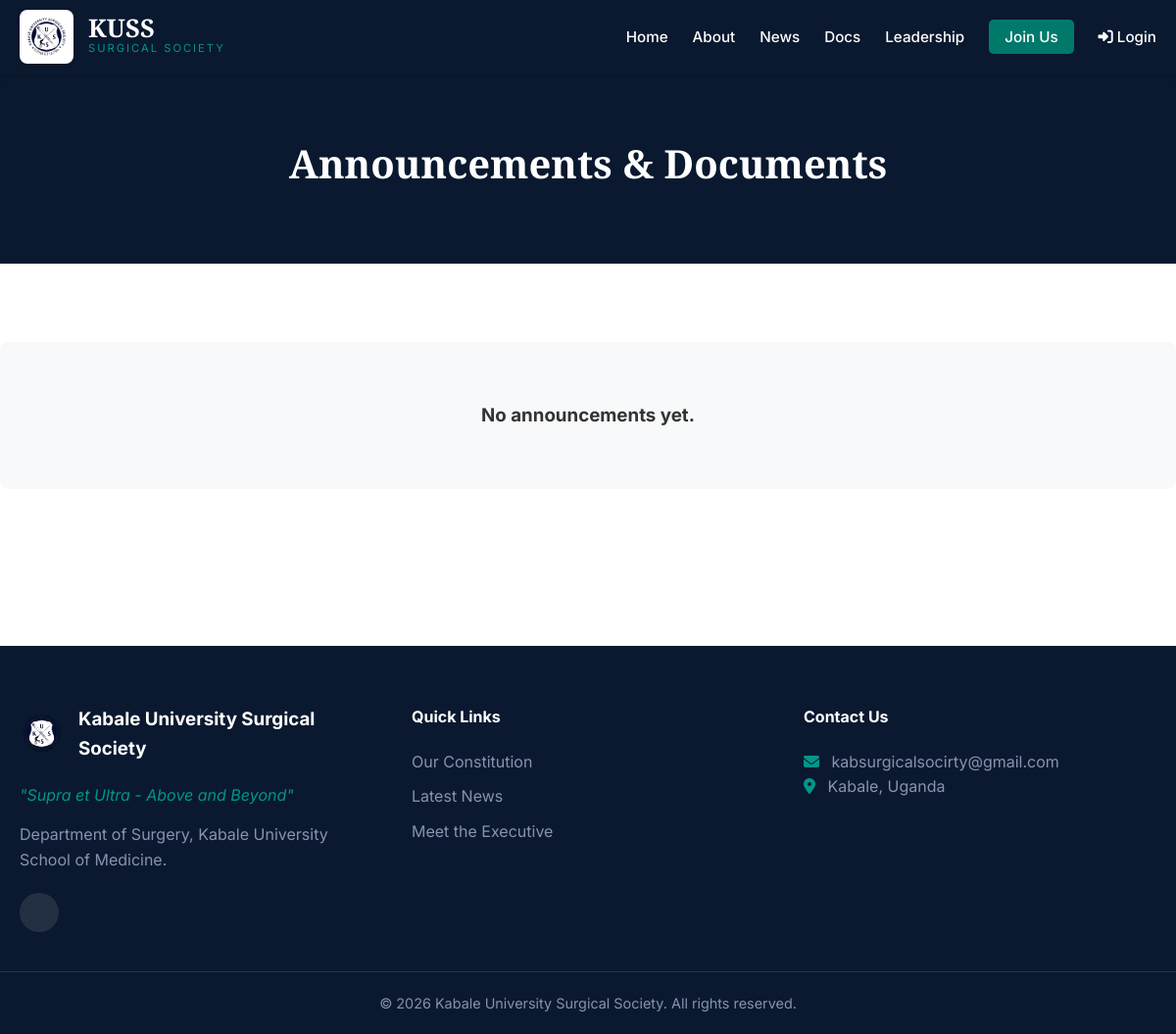
Page /announcements/ on the committed database.
### core/models.py (models this page shows, shortened)
class SiteSettings(models.Model):
    site_name = models.CharField(max_length=100, default="Kabale University Surgical Society")
    logo = models.FileField(upload_to='site_logos/', blank=True, null=True, help_text="Upload the official KUSS logo")
    motto = models.CharField(max_length=200, default="Supra et Ultra - Above and Beyond")
    contact_email = models.EmailField(default="info@kuss.ac.ug")
    contact_phone = models.CharField(max_length=20, blank=True, null=True, help_text="e.g., +256 700 123 456")
    contact_location = models.CharField(max_length=200, default="Kabale, Uganda")
    facebook_url = models.URLField(blank=True, null=True, help_text="Full URL to Facebook page")
    twitter_url = models.URLField(blank=True, null=True, help_text="Full URL to X/Twitter profile")
    instagram_url = models.URLField(blank=True, null=True, help_text="Full URL to Instagram profile")
    linkedin_url = models.URLField(blank=True, null=True, help_text="Full URL to LinkedIn page")
    class Meta:
        verbose_name = "Site Settings"
        verbose_name_plural = "Site Settings"
    @classmethod
    def load(cls):
        obj, created = cls.objects.get_or_create(pk=1)
        return obj

### core/views.py (the view)
# urls.py: path('announcements/', views.announcements_view, name='announcements'),
def announcements_view(request):
    announcements = Announcement.objects.all()
    settings = SiteSettings.load()
    return render(request, 'announcements.html', {'announcements': announcements, 'settings': settings})

### templates/announcements.html (shortened to what this page needs)
{% extends 'base.html' %}
{% block content %}
    <section class="page-header"><h1>Announcements & Documents</h1></section>
    <section class="section container">
        {% if announcements %}
            <div class="announcement-list">
                {% for doc in announcements %}
                    <div class="announcement-card">
                        <div class="announcement-details">
                            <h3>{{ doc.title }}</h3>
                            <p>{{ doc.description|default:"Official society document." }}</p>
                            <small>Published: {{ doc.created_at|date:"F d, Y" }}</small>
                        </div>
                        <a href="{{ doc.document.url }}" class="btn-download" download>Download File</a>
                    </div>
                {% endfor %}
            </div>
        {% else %}
            <div class="empty-state"><h3>No announcements yet.</h3></div>
        {% endif %}
    </section>
{% endblock %}

### templates/base.html (shortened to what this page needs)
<!DOCTYPE html>
<html lang="en">
<head>
    <link rel="stylesheet" href="https://cdnjs.cloudflare.com/ajax/libs/font-awesome/6.4.0/css/all.min.css">
</head>
<body>
    <nav class="navbar">
        <div class="nav-container">
            <a href="{% url 'home' %}" class="nav-logo">
                <img src="/media/KUSS_LOGO.png" alt="KUSS Logo">
                <div style="display: flex; flex-direction: column;">
                    <span class="logo-text">KUSS</span>
                    <span class="logo-sub">Surgical Society</span>
                </div>
            </a>
            <ul class="nav-menu">
                <li><a href="{% url 'home' %}" class="nav-link">Home</a></li>
                <li><a href="{% url 'about' %}" class="nav-link">About</a></li>
                <li><a href="{% url 'news' %}" class="nav-link">News</a></li>
                <li><a href="{% url 'announcements' %}" class="nav-link">Docs</a></li>
                <li><a href="{% url 'leadership' %}" class="nav-link">Leadership</a></li>
                <li><a href="{% url 'join' %}" class="nav-link nav-btn">Join Us</a></li>
                {% if request.session.member_id %}
                    <li><a href="{% url 'dashboard' %}" class="nav-link" style="color: var(--teal-light); font-weight: 700;"><i class="fa-solid fa-user-circle"></i> Portal</a></li>
                {% else %}
                    <li><a href="{% url 'login' %}" class="nav-link"><i class="fa-solid fa-right-to-bracket"></i> Login</a></li>
                {% endif %}
            </ul>
        </div>
    </nav>
    <main>{% block content %}{% endblock %}</main>
    <footer class="footer">
        <div class="footer-container">
            <div>
                <div class="footer-logo">
                    <img src="/media/KUSS_LOGO.png" alt="KUSS Logo">
                    <h3 style="margin: 0;">{% if settings %}{{ settings.site_name }}{% else %}Kabale University Surgical Society{% endif %}</h3>
                </div>
                <p class="motto">"{% if settings %}{{ settings.motto }}{% else %}Supra et Ultra - Above and Beyond{% endif %}"</p>
                <p>Department of Surgery, Kabale University School of Medicine.</p>
                {% if settings %}
                    <div class="social-links">
                        {% if settings.twitter_url %}
                            <a href="{{ settings.twitter_url }}" target="_blank" title="X/Twitter"></a>
                        {% endif %}
                    </div>
                {% endif %}
            </div>
            <div>
                <h4>Quick Links</h4>
                <ul>
                    <li><a href="{% url 'about' %}">Our Constitution</a></li>
                    <li><a href="{% url 'news' %}">Latest News</a></li>
                    <li><a href="{% url 'leadership' %}">Meet the Executive</a></li>
                </ul>
            </div>
            <div>
                <h4>Contact Us</h4>
                {% if settings %}
                    <p><i class="fa-solid fa-envelope" style="color: var(--teal-light); margin-right: 8px;"></i> {{ settings.contact_email }}</p>
                    <p><i class="fa-solid fa-location-dot" style="color: var(--teal-light); margin-right: 8px;"></i> {{ settings.contact_location }}</p>
                {% else %}
                    <p><i class="fa-solid fa-envelope" style="color: var(--teal-light); margin-right: 8px;"></i> kabsurgicalsociety@gmail.com</p>
                    <p><i class="fa-solid fa-location-dot" style="color: var(--teal-light); margin-right: 8px;"></i> Kabale, Uganda</p>
                {% endif %}
            </div>
        </div>
        <div class="footer-bottom">
            <p>&copy; {% now "Y" %} {% if settings %}{{ settings.site_name }}{% else %}KUSS{% endif %}. All rights reserved.</p>
        </div>
    </footer>
</body>
</html>

### templates/base.html (style rules this page uses)
:root { --navy: #0A192F; --navy-light: #112240; --teal: #00796B; --teal-light: #009688; --white: #FFFFFF; --light-gray: #F8F9FA; --text-dark: #333333; --text-light: #666666; --shadow: 0 4px 6px rgba(0, 0, 0, 0.1); }
* { margin: 0; padding: 0; box-sizing: border-box; }
body { font-family: 'Inter', sans-serif; color: var(--text-dark); line-height: 1.6; background-color: var(--white); }
a { text-decoration: none; color: inherit; }
ul { list-style: none; }
.container { max-width: 1200px; margin: 0 auto; padding: 0 20px; }
.navbar { background-color: var(--navy); padding: 10px 0; position: sticky; top: 0; z-index: 1000; box-shadow: var(--shadow); }
.nav-container { max-width: 1200px; margin: 0 auto; padding: 0 20px; display: flex; justify-content: space-between; align-items: center; }
.nav-logo { display: flex; align-items: center; gap: 15px; }
.nav-logo img { height: 55px; width: auto; object-fit: contain; background: white; padding: 5px; border-radius: 8px; box-shadow: 0 2px 5px rgba(0,0,0,0.2); }
.logo-text { font-family: 'Playfair Display', serif; font-size: 1.6rem; font-weight: 700; color: var(--white); line-height: 1; }
.logo-sub { font-size: 0.7rem; color: var(--teal-light); text-transform: uppercase; letter-spacing: 2px; }
.nav-menu { display: flex; gap: 25px; align-items: center; }
.nav-link { color: var(--white); font-weight: 500; font-size: 0.95rem; transition: color 0.3s ease; }
.nav-btn { background: var(--teal); padding: 8px 16px; border-radius: 5px; color: white !important; }
.section { padding: 80px 0; }
.page-header { background-color: var(--navy); color: var(--white); padding: 60px 20px; text-align: center; }
.page-header h1 { font-family: 'Playfair Display', serif; font-size: 2.5rem; margin-bottom: 10px; }
.footer { background-color: var(--navy); color: #8892b0; padding: 60px 0 20px; margin-top: 80px; }
.footer-container { max-width: 1200px; margin: 0 auto; padding: 0 20px; display: grid; grid-template-columns: repeat(auto-fit, minmax(250px, 1fr)); gap: 40px; }
.footer h3, .footer h4 { color: var(--white); margin-bottom: 20px; }
.footer .motto { font-style: italic; color: var(--teal-light); margin-bottom: 15px; }
.footer ul li { margin-bottom: 10px; }
.footer-bottom { text-align: center; margin-top: 40px; padding-top: 20px; border-top: 1px solid #233554; font-size: 0.9rem; }
.empty-state { text-align: center; padding: 60px; background: var(--light-gray); border-radius: 8px; }
.footer-logo { display: flex; align-items: center; gap: 15px; margin-bottom: 20px; }
.footer-logo img { height: 45px; width: auto; object-fit: contain; }
.social-links { display: flex; gap: 15px; margin-top: 20px; }
.social-links a { width: 40px; height: 40px; background: rgba(255,255,255,0.1); border-radius: 50%; display: flex; align-items: center; justify-content: center; color: var(--white); transition: all 0.3s ease; }

### rows in the picture
SiteSettings: site_name "Kabale University Surgical Society", motto "Supra et Ultra - Above and Beyond", contact_email "kabsurgicalsocirty@gmail.com", contact_location "Kabale, Uganda"
